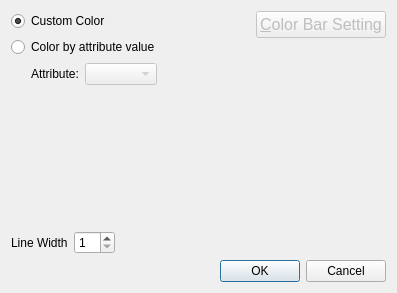
<?xml version="1.0" encoding="UTF-8"?>
<ui version="4.0">
 <class>PostPolyDataScalarPropertyDialog</class>
 <widget class="QDialog" name="PostPolyDataScalarPropertyDialog">
  <property name="geometry">
   <rect>
    <x>0</x>
    <y>0</y>
    <width>397</width>
    <height>293</height>
   </rect>
  </property>
  <property name="windowTitle">
   <string>Polygon Setting</string>
  </property>
  <layout class="QVBoxLayout" name="verticalLayout_3">
   <item>
    <layout class="QHBoxLayout" name="horizontalLayout_4">
     <item>
      <layout class="QVBoxLayout" name="verticalLayout" stretch="0,0,0,1,0">
       <item>
        <layout class="QHBoxLayout" name="horizontalLayout_3">
         <item>
          <widget class="QRadioButton" name="arbitraryRadioButton">
           <property name="text">
            <string>Custom Color</string>
           </property>
           <property name="checked">
            <bool>true</bool>
           </property>
          </widget>
         </item>
         <item>
          <widget class="ColorEditWidget" name="colorEditWidget">
           <property name="minimumSize">
            <size>
             <width>50</width>
             <height>0</height>
            </size>
           </property>
          </widget>
         </item>
         <item>
          <spacer name="horizontalSpacer_3">
           <property name="orientation">
            <enum>Qt::Horizontal</enum>
           </property>
           <property name="sizeHint" stdset="0">
            <size>
             <width>40</width>
             <height>20</height>
            </size>
           </property>
          </spacer>
         </item>
        </layout>
       </item>
       <item>
        <widget class="QRadioButton" name="byValueRadioButton">
         <property name="locale">
          <locale language="English" country="UnitedStates"/>
         </property>
         <property name="text">
          <string>Color by attribute value</string>
         </property>
        </widget>
       </item>
       <item>
        <layout class="QHBoxLayout" name="horizontalLayout">
         <item>
          <spacer name="horizontalSpacer">
           <property name="orientation">
            <enum>Qt::Horizontal</enum>
           </property>
           <property name="sizeType">
            <enum>QSizePolicy::Fixed</enum>
           </property>
           <property name="sizeHint" stdset="0">
            <size>
             <width>20</width>
             <height>20</height>
            </size>
           </property>
          </spacer>
         </item>
         <item>
          <widget class="QLabel" name="colorAttributeLabel">
           <property name="text">
            <string>Attribute:</string>
           </property>
          </widget>
         </item>
         <item>
          <widget class="QComboBox" name="attributeComboBox">
           <property name="enabled">
            <bool>false</bool>
           </property>
          </widget>
         </item>
         <item>
          <spacer name="horizontalSpacer_4">
           <property name="orientation">
            <enum>Qt::Horizontal</enum>
           </property>
           <property name="sizeHint" stdset="0">
            <size>
             <width>40</width>
             <height>20</height>
            </size>
           </property>
          </spacer>
         </item>
        </layout>
       </item>
       <item>
        <widget class="LookupTableEditWidget" name="colormapWidget" native="true">
         <property name="enabled">
          <bool>false</bool>
         </property>
        </widget>
       </item>
       <item>
        <layout class="QHBoxLayout" name="horizontalLayout_2">
         <item>
          <widget class="QLabel" name="widghLabel">
           <property name="text">
            <string>Line Width</string>
           </property>
          </widget>
         </item>
         <item>
          <widget class="QSpinBox" name="widthSpinBox">
           <property name="minimum">
            <number>1</number>
           </property>
           <property name="maximum">
            <number>20</number>
           </property>
          </widget>
         </item>
         <item>
          <spacer name="horizontalSpacer_2">
           <property name="orientation">
            <enum>Qt::Horizontal</enum>
           </property>
           <property name="sizeHint" stdset="0">
            <size>
             <width>40</width>
             <height>20</height>
            </size>
           </property>
          </spacer>
         </item>
        </layout>
       </item>
      </layout>
     </item>
     <item>
      <layout class="QVBoxLayout" name="verticalLayout_2">
       <item>
        <widget class="QPushButton" name="colorbarSettingButton">
         <property name="enabled">
          <bool>false</bool>
         </property>
         <property name="font">
          <font>
           <pointsize>12</pointsize>
          </font>
         </property>
         <property name="text">
          <string>&amp;Color Bar Setting</string>
         </property>
        </widget>
       </item>
       <item>
        <spacer name="verticalSpacer">
         <property name="orientation">
          <enum>Qt::Vertical</enum>
         </property>
         <property name="sizeHint" stdset="0">
          <size>
           <width>20</width>
           <height>40</height>
          </size>
         </property>
        </spacer>
       </item>
      </layout>
     </item>
    </layout>
   </item>
   <item>
    <widget class="QDialogButtonBox" name="buttonBox">
     <property name="orientation">
      <enum>Qt::Horizontal</enum>
     </property>
     <property name="standardButtons">
      <set>QDialogButtonBox::Cancel|QDialogButtonBox::Ok</set>
     </property>
    </widget>
   </item>
  </layout>
 </widget>
 <customwidgets>
  <customwidget>
   <class>LookupTableEditWidget</class>
   <extends>QWidget</extends>
   <header>guicore/scalarstocolors/lookuptableeditwidget.h</header>
   <container>1</container>
  </customwidget>
  <customwidget>
   <class>ColorEditWidget</class>
   <extends>QLabel</extends>
   <header>guibase/widget/coloreditwidget.h</header>
   <container>1</container>
  </customwidget>
 </customwidgets>
 <resources/>
 <connections>
  <connection>
   <sender>buttonBox</sender>
   <signal>accepted()</signal>
   <receiver>PostPolyDataScalarPropertyDialog</receiver>
   <slot>accept()</slot>
   <hints>
    <hint type="sourcelabel">
     <x>227</x>
     <y>275</y>
    </hint>
    <hint type="destinationlabel">
     <x>157</x>
     <y>274</y>
    </hint>
   </hints>
  </connection>
  <connection>
   <sender>buttonBox</sender>
   <signal>rejected()</signal>
   <receiver>PostPolyDataScalarPropertyDialog</receiver>
   <slot>reject()</slot>
   <hints>
    <hint type="sourcelabel">
     <x>295</x>
     <y>281</y>
    </hint>
    <hint type="destinationlabel">
     <x>286</x>
     <y>274</y>
    </hint>
   </hints>
  </connection>
  <connection>
   <sender>arbitraryRadioButton</sender>
   <signal>toggled(bool)</signal>
   <receiver>colorEditWidget</receiver>
   <slot>setEnabled(bool)</slot>
   <hints>
    <hint type="sourcelabel">
     <x>69</x>
     <y>19</y>
    </hint>
    <hint type="destinationlabel">
     <x>125</x>
     <y>24</y>
    </hint>
   </hints>
  </connection>
  <connection>
   <sender>byValueRadioButton</sender>
   <signal>toggled(bool)</signal>
   <receiver>attributeComboBox</receiver>
   <slot>setEnabled(bool)</slot>
   <hints>
    <hint type="sourcelabel">
     <x>20</x>
     <y>46</y>
    </hint>
    <hint type="destinationlabel">
     <x>94</x>
     <y>71</y>
    </hint>
   </hints>
  </connection>
  <connection>
   <sender>byValueRadioButton</sender>
   <signal>toggled(bool)</signal>
   <receiver>colormapWidget</receiver>
   <slot>setEnabled(bool)</slot>
   <hints>
    <hint type="sourcelabel">
     <x>43</x>
     <y>49</y>
    </hint>
    <hint type="destinationlabel">
     <x>17</x>
     <y>116</y>
    </hint>
   </hints>
  </connection>
  <connection>
   <sender>byValueRadioButton</sender>
   <signal>toggled(bool)</signal>
   <receiver>colorbarSettingButton</receiver>
   <slot>setEnabled(bool)</slot>
   <hints>
    <hint type="sourcelabel">
     <x>231</x>
     <y>48</y>
    </hint>
    <hint type="destinationlabel">
     <x>314</x>
     <y>25</y>
    </hint>
   </hints>
  </connection>
 </connections>
</ui>
